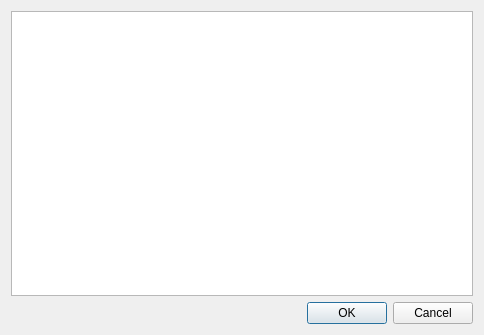
<?xml version="1.0" encoding="UTF-8"?>
<ui version="4.0">
 <class>Dialog</class>
 <widget class="QDialog" name="Dialog">
  <property name="geometry">
   <rect>
    <x>0</x>
    <y>0</y>
    <width>484</width>
    <height>335</height>
   </rect>
  </property>
  <property name="windowTitle">
   <string>Dialog</string>
  </property>
  <layout class="QVBoxLayout" name="verticalLayout_2">
   <item>
    <layout class="QVBoxLayout" name="verticalLayout">
     <item>
      <widget class="QPlainTextEdit" name="plainTextEdit"/>
     </item>
     <item>
      <widget class="QDialogButtonBox" name="buttonBox">
       <property name="orientation">
        <enum>Qt::Horizontal</enum>
       </property>
       <property name="standardButtons">
        <set>QDialogButtonBox::Cancel|QDialogButtonBox::Ok</set>
       </property>
      </widget>
     </item>
    </layout>
   </item>
  </layout>
 </widget>
 <resources/>
 <connections>
  <connection>
   <sender>buttonBox</sender>
   <signal>rejected()</signal>
   <receiver>Dialog</receiver>
   <slot>reject()</slot>
   <hints>
    <hint type="sourcelabel">
     <x>316</x>
     <y>260</y>
    </hint>
    <hint type="destinationlabel">
     <x>286</x>
     <y>274</y>
    </hint>
   </hints>
  </connection>
  <connection>
   <sender>buttonBox</sender>
   <signal>accepted()</signal>
   <receiver>Dialog</receiver>
   <slot>accept()</slot>
   <hints>
    <hint type="sourcelabel">
     <x>248</x>
     <y>254</y>
    </hint>
    <hint type="destinationlabel">
     <x>157</x>
     <y>274</y>
    </hint>
   </hints>
  </connection>
 </connections>
</ui>
